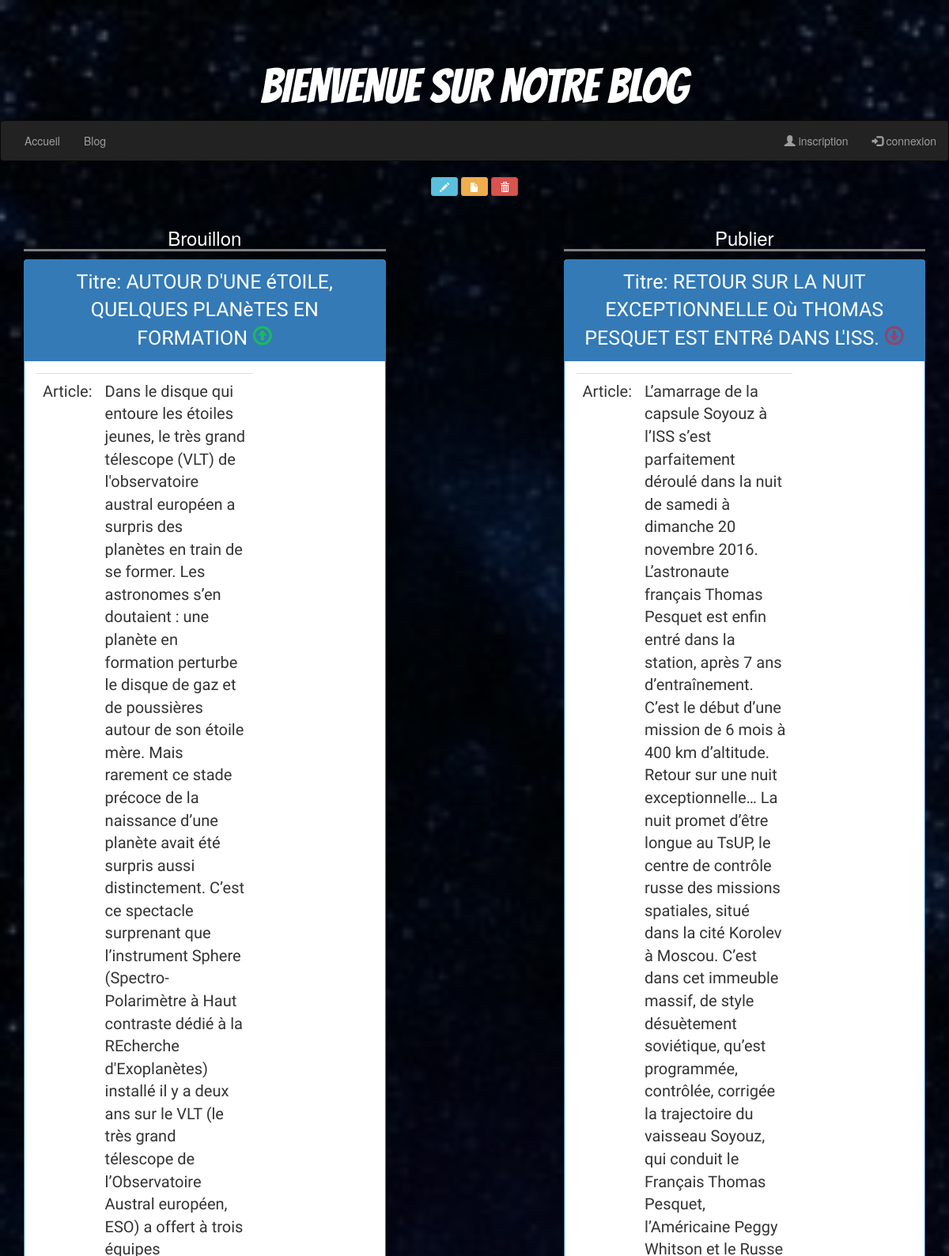
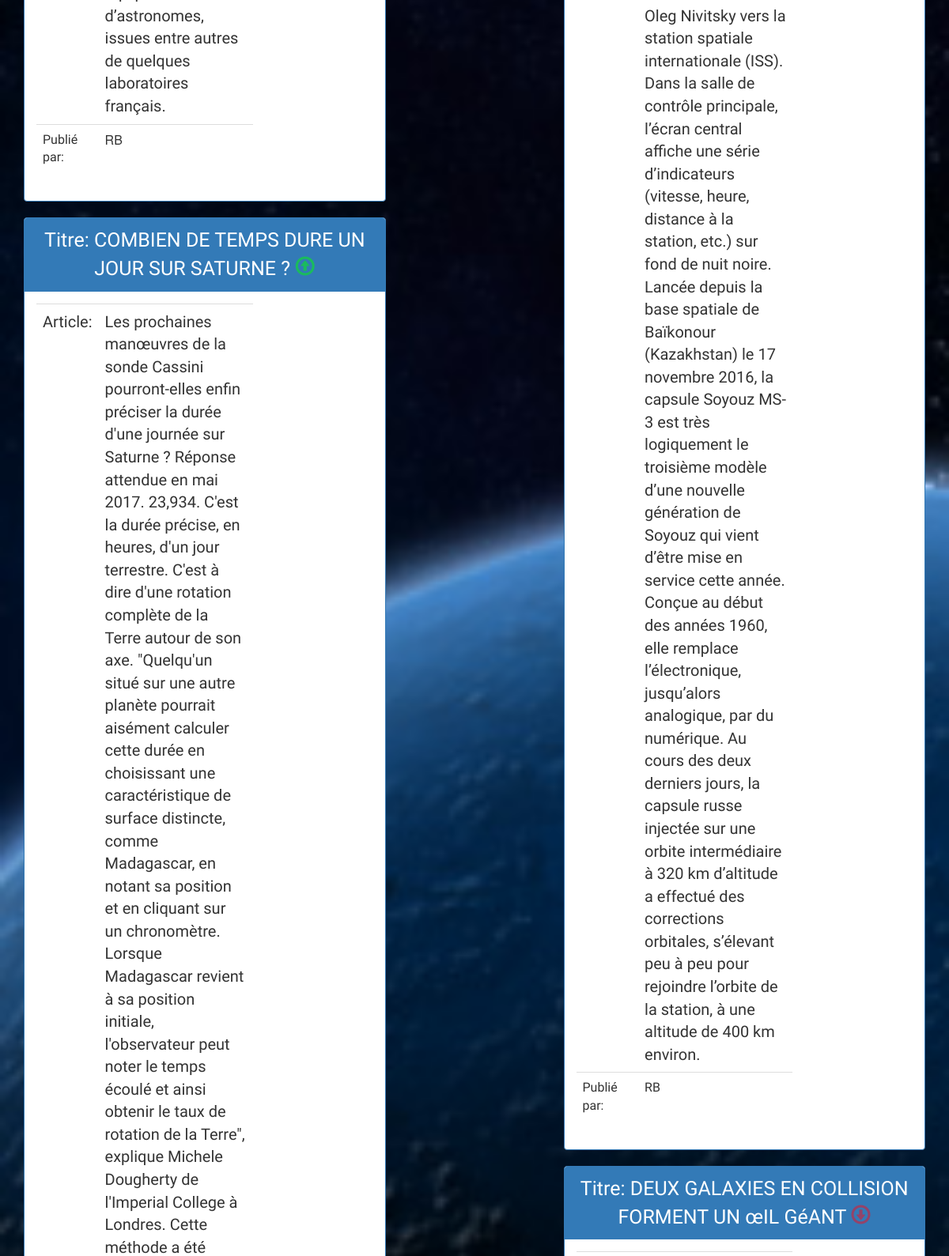
/page_admin.php?ErreurModifier (upper part), run on the app's committed database (2 pictures, top to bottom).
### tables this page shows
CREATE TABLE IF NOT EXISTS `articles` (
  `id` int(11) NOT NULL AUTO_INCREMENT,
  `image` varchar(255) NOT NULL,
  `titre_article` varchar(100) NOT NULL,
  `article` text NOT NULL,
  `utilisateurs_id` int(11) NOT NULL,
  `publier` varchar(100) NOT NULL,
  PRIMARY KEY (`id`)
);

CREATE TABLE IF NOT EXISTS `utilisateurs` (
  `id` int(11) NOT NULL AUTO_INCREMENT,
  `nom` varchar(100) NOT NULL,
  `prenom` varchar(100) NOT NULL,
  `mail` varchar(100) NOT NULL,
  `mot_de_passe` varchar(100) NOT NULL,
  `avatar` varchar(255) NOT NULL,
  `pseudo` varchar(100) NOT NULL,
  `role` varchar(100) NOT NULL,
  PRIMARY KEY (`id`)
);

### page_admin.php (the view, shortened to what this page needs)
<html>
<head>
    <link rel="stylesheet" type="text/css" href="style.css">
    <link href="bootstrap/css/bootstrap.min.css" rel="stylesheet" type="text/css">
</head>
<body>
<?php
include 'menu.php';
?>
<div class="container">
    <div class="row">
        <div class="text-center">
            <a type="button" class="btn btn-sm btn-info" data-toggle="modal" data-target="#ajouter">
                <i class="glyphicon glyphicon-pencil"></i>
            </a>
                            <?php include"article.php"?>
            <a type="button" class="btn btn-sm btn-warning" data-toggle="modal" data-target="#modifier">
                <i class="glyphicon glyphicon-file"></i>
            </a>
                            <?php include"modifier_article.php"?>
            <a type="button" class="btn btn-sm btn-danger" data-toggle="modal" data-target="#supprimer">
                <i class="glyphicon glyphicon-trash"></i>
            </a>
                            <?php include"supprimer_article.php"?>
        </div>
    </div>
</div>
<br>
<div class="container">
    <div class="row">
        <?php include 'Liste_brouillon.php';
        include 'Liste_article.php';?>
    </div>
</div>
<br>
</body>
</html>

### Liste_brouillon.php (shortened to what this page needs)
<?php session_start();
include 'config.php';
?>
<html>
<head>
    <link rel="stylesheet" type="text/css" href="style.css">
    <link href="bootstrap/css/bootstrap.min.css" rel="stylesheet" type="text/css">
</head>
<body>
<div class="col-xs-12 col-sm-12 col-md-5 col-lg-5 col-xs-offset-0 col-sm-offset-0  toppad" >
    <h3 class="article_admin">Brouillon</h3>
    <?php
    $requete = "SELECT * FROM articles
INNER JOIN utilisateurs
WHERE utilisateurs.id = articles.utilisateurs_id
AND publier='non'";
    $exec = mysqli_query($bdd,$requete);
    while ($row = mysqli_fetch_array($exec)) {
        ?>
        <div class="panel panel-primary">
            <div class="panel-heading titre text-center">
                <tr>
                    <td>Titre:</td>
                    <td><?php echo strtoupper($row['titre_article']); ?></td>
                    <a style="color: rgba(0, 255, 0, 0.49)" class="glyphicon glyphicon-upload" href="publier_2.php?id=<?= $row['titre_article'] ?>" ></a>
                </tr>
            </div>
            <div class="panel-body">
                <div class="row">
                    <div class=" col-md-8 col-lg-8 ">
                        <table class="table">
                            <tbody>
                            <tr class="article">
                                <td>Article:</td>
                                <td><?php echo($row['article']); ?></td>
                            </tr>
                            <tr>
                                <td class="auteur">Publié par:</td>
                                <td><?php echo($row['pseudo']); ?></td>
                            </tr>
                            </tbody>
                        </table>
                    </div>
                </div>
            </div>
        </div>
        <?php
    }
    ?>
</div>
</body>
</html>

### Liste_article.php (shortened to what this page needs)
<?php include 'config.php';
?>
<html>
<head>
    <link rel="stylesheet" type="text/css" href="style.css">
    <link href="bootstrap/css/bootstrap.min.css" rel="stylesheet" type="text/css">
</head>
<body>
    <div class="col-xs-12 col-sm-12 col-md-5 col-lg-5 col-xs-offset-0 col-sm-offset-0 col-md-offset-2 col-lg-offset-2 toppad" >
        <h3 class="article_admin">Publier</h3>
        <?php
        $requete = "SELECT * FROM articles
INNER JOIN utilisateurs
WHERE utilisateurs.id = articles.utilisateurs_id
AND publier='oui'";
        $exec = mysqli_query($bdd,$requete);
        while ($row = mysqli_fetch_array($exec)) {
            $res[] = $row;?>
            <div class="panel panel-primary">
                <div class="panel-heading titre text-center">
                    <tr>
                        <td>Titre:</td>
                        <td><?php echo strtoupper($row['titre_article']); ?></td>
                        <a style="color: rgba(255, 8, 20, 0.48)" class="glyphicon glyphicon-download" href="publier_1.php?id=<?= $row['titre_article'] ?>" ></a>
                    </tr>
                </div>
                <div class="panel-body">
                    <div class="row">
                        <div class=" col-md-8 col-lg-8 ">
                            <table class="table">
                                <tbody>
                                <tr class="article">
                                    <td>Article:</td>
                                    <td><?php echo($row['article']); ?></td>
                                </tr>
                                <tr class="auteur">
                                    <td>Publié par:</td>
                                    <td><?php echo($row['pseudo']); ?></td>
                                </tr>
                                </tbody>
                            </table>
                        </div>
                    </div>
                </div>
            </div>
            <?php
        }?>
        </div>
</body>
</html>

### style.css (style rules this page uses)
.article_admin { text-align: center; color: white; border-bottom: solid grey; }
body { background-image: url("img/background.jpg"); background-repeat: no-repeat; background-size: cover; }
.titre { font-family: 'Oleo Script', cursive; font-size: 25px; color: white; }
.article { font-family: 'Courgette', cursive; font-size: 20px; }
.auteur { font-family: 'Coming Soon', cursive; }
a { cursor:pointer; }

### data on the page
articles: titre_article "AUTOUR D'UNE éTOILE, QUELQUES PLANèTES EN FORMATION", article "Dans le disque qui entoure les étoiles jeunes, le très grand télescope (VLT) de l'observatoire austral européen a surpris des planètes en train de se former. Les astronomes s’en doutaient : une planète en formation perturbe le disque de gaz et de poussières autour de son étoile mère. Mais rarement ce stade précoce de la naissance d’une planète avait été surpris aussi distinctement. C’est ce spectacle surprenant que l’instrument Sphere (Spectro-Polarimètre à Haut contraste dédié à la REcherche d'Exoplanètes) installé il y a deux ans sur le VLT (le très grand télescope de l’Observatoire Austral européen, ESO) a offert à trois équipes d’astronomes, issues entre autres de quelques laboratoires…", utilisateurs.pseudo "RB"
articles: titre_article "COMBIEN DE TEMPS DURE UN JOUR SUR SATURNE ?"
articles: titre_article "RETOUR SUR LA NUIT EXCEPTIONNELLE Où THOMAS PESQUET EST ENTRé DANS L'ISS.", article "L’amarrage de la capsule Soyouz à l’ISS s’est parfaitement déroulé dans la nuit de samedi à dimanche 20 novembre 2016. L’astronaute français Thomas Pesquet est enfin entré dans la station, après 7 ans d’entraînement. C’est le début d’une mission de 6 mois à 400 km d’altitude. Retour sur une nuit exceptionnelle… La nuit promet d’être longue au TsUP, le centre de contrôle russe des missions spatiales, situé dans la cité Korolev à Moscou. C’est dans cet immeuble massif, de style désuètement soviétique, qu’est programmée, contrôlée, corrigée la trajectoire du vaisseau Soyouz, qui conduit le Français Thomas Pesquet, l’Américaine Peggy Whitson et le Russe Oleg Nivitsky vers la station spatiale…", utilisateurs.pseudo "RB"
articles: titre_article "DEUX GALAXIES EN COLLISION FORMENT UN œIL GéANT"
